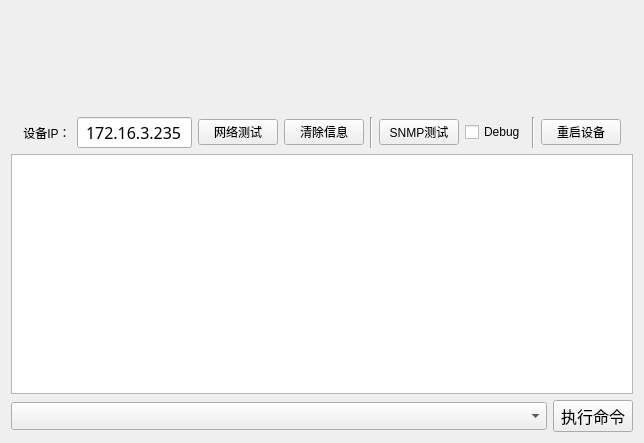
<?xml version="1.0" encoding="UTF-8"?>
<ui version="4.0">
 <class>kcSnmp</class>
 <widget class="QWidget" name="kcSnmp">
  <property name="geometry">
   <rect>
    <x>0</x>
    <y>0</y>
    <width>644</width>
    <height>443</height>
   </rect>
  </property>
  <property name="windowTitle">
   <string>kcSnmp</string>
  </property>
  <layout class="QGridLayout" name="gridLayout_2">
   <item row="0" column="0">
    <layout class="QGridLayout" name="A">
     <item row="3" column="0">
      <layout class="QGridLayout" name="A4" columnstretch="10,0">
       <item row="0" column="0">
        <widget class="QComboBox" name="comboBox_Snmp">
         <property name="minimumSize">
          <size>
           <width>0</width>
           <height>28</height>
          </size>
         </property>
        </widget>
       </item>
       <item row="0" column="1">
        <widget class="QPushButton" name="pushButton_Snmp_Enter">
         <property name="font">
          <font>
           <family>微软雅黑</family>
           <pointsize>12</pointsize>
           <weight>9</weight>
           <italic>false</italic>
           <bold>false</bold>
          </font>
         </property>
         <property name="styleSheet">
          <string notr="true">font: 75 12pt &quot;微软雅黑&quot;;</string>
         </property>
         <property name="text">
          <string>执行命令</string>
         </property>
        </widget>
       </item>
      </layout>
     </item>
     <item row="2" column="0">
      <layout class="QGridLayout" name="A3">
       <item row="0" column="0">
        <widget class="QTextEdit" name="textEdit_Snmp_INFO"/>
       </item>
      </layout>
     </item>
     <item row="1" column="0">
      <layout class="QHBoxLayout" name="horizontalLayout">
       <item>
        <spacer name="horizontalSpacer_Snmp">
         <property name="orientation">
          <enum>Qt::Horizontal</enum>
         </property>
         <property name="sizeHint" stdset="0">
          <size>
           <width>40</width>
           <height>20</height>
          </size>
         </property>
        </spacer>
       </item>
       <item>
        <widget class="QLabel" name="labe_Snmp_IP">
         <property name="styleSheet">
          <string notr="true">font: 75 12pt &quot;微软雅黑&quot;;</string>
         </property>
         <property name="text">
          <string>设备IP：</string>
         </property>
         <property name="alignment">
          <set>Qt::AlignCenter</set>
         </property>
        </widget>
       </item>
       <item>
        <widget class="QLineEdit" name="lineEdit_Snmp_IP">
         <property name="enabled">
          <bool>true</bool>
         </property>
         <property name="font">
          <font>
           <family>微软雅黑</family>
           <pointsize>12</pointsize>
           <weight>9</weight>
           <italic>false</italic>
           <bold>false</bold>
          </font>
         </property>
         <property name="styleSheet">
          <string notr="true">font: 75 12pt &quot;微软雅黑&quot;;</string>
         </property>
         <property name="text">
          <string>172.16.3.235</string>
         </property>
         <property name="alignment">
          <set>Qt::AlignCenter</set>
         </property>
        </widget>
       </item>
       <item>
        <widget class="QPushButton" name="pushButton_Snmp_PING">
         <property name="styleSheet">
          <string notr="true">font: 75 12pt &quot;微软雅黑&quot;;</string>
         </property>
         <property name="text">
          <string>网络测试</string>
         </property>
        </widget>
       </item>
       <item>
        <widget class="QPushButton" name="pushButton_Snmp_CLEAR">
         <property name="styleSheet">
          <string notr="true">font: 75 12pt &quot;微软雅黑&quot;;</string>
         </property>
         <property name="text">
          <string>清除信息</string>
         </property>
        </widget>
       </item>
       <item>
        <widget class="Line" name="line_Snmp_1">
         <property name="orientation">
          <enum>Qt::Vertical</enum>
         </property>
        </widget>
       </item>
       <item>
        <widget class="QPushButton" name="pushButton_Snmp_SNMP">
         <property name="styleSheet">
          <string notr="true">font: 75 12pt &quot;微软雅黑&quot;;</string>
         </property>
         <property name="text">
          <string>SNMP测试</string>
         </property>
        </widget>
       </item>
       <item>
        <widget class="QCheckBox" name="checkBox_Snmp">
         <property name="text">
          <string>Debug</string>
         </property>
        </widget>
       </item>
       <item>
        <widget class="Line" name="line_Snmp_2">
         <property name="orientation">
          <enum>Qt::Vertical</enum>
         </property>
        </widget>
       </item>
       <item>
        <widget class="QPushButton" name="pushButton_Snmp_REBOOT">
         <property name="styleSheet">
          <string notr="true">font: 75 12pt &quot;微软雅黑&quot;;</string>
         </property>
         <property name="text">
          <string>重启设备</string>
         </property>
        </widget>
       </item>
       <item>
        <spacer name="horizontalSpacer_Snmp_2">
         <property name="orientation">
          <enum>Qt::Horizontal</enum>
         </property>
         <property name="sizeHint" stdset="0">
          <size>
           <width>40</width>
           <height>20</height>
          </size>
         </property>
        </spacer>
       </item>
      </layout>
     </item>
     <item row="0" column="0">
      <layout class="QGridLayout" name="A1">
       <item row="0" column="1">
        <spacer name="horizontalSpacer_Snmp_3">
         <property name="orientation">
          <enum>Qt::Horizontal</enum>
         </property>
         <property name="sizeHint" stdset="0">
          <size>
           <width>40</width>
           <height>20</height>
          </size>
         </property>
        </spacer>
       </item>
       <item row="0" column="2">
        <widget class="QLabel" name="label_Snmp_Machine">
         <property name="minimumSize">
          <size>
           <width>100</width>
           <height>100</height>
          </size>
         </property>
         <property name="maximumSize">
          <size>
           <width>100</width>
           <height>100</height>
          </size>
         </property>
         <property name="styleSheet">
          <string notr="true"/>
         </property>
         <property name="text">
          <string/>
         </property>
        </widget>
       </item>
       <item row="0" column="3">
        <spacer name="horizontalSpacer_Snmp_4">
         <property name="orientation">
          <enum>Qt::Horizontal</enum>
         </property>
         <property name="sizeHint" stdset="0">
          <size>
           <width>40</width>
           <height>20</height>
          </size>
         </property>
        </spacer>
       </item>
      </layout>
     </item>
    </layout>
   </item>
  </layout>
 </widget>
 <resources/>
 <connections/>
</ui>
